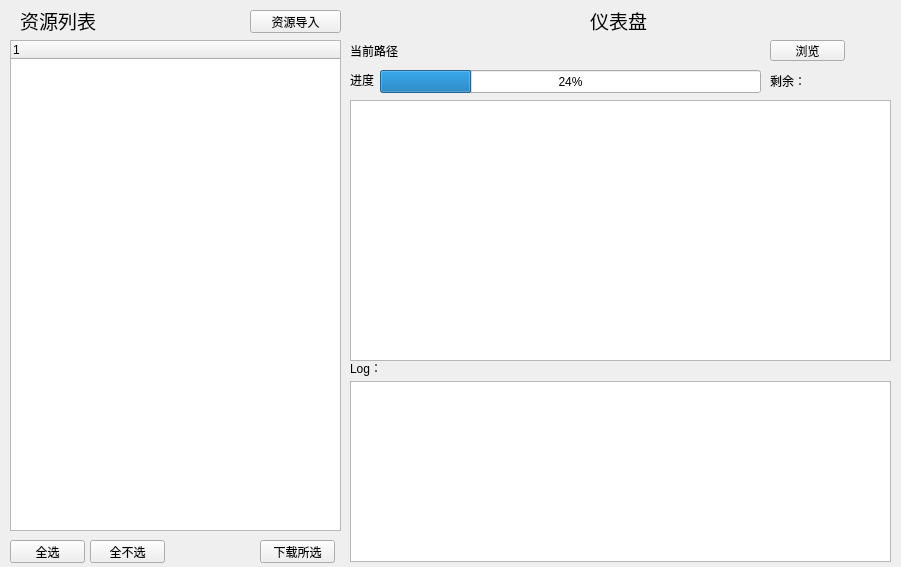
<?xml version="1.0" encoding="UTF-8"?>
<ui version="4.0">
 <class>MainWindow</class>
 <widget class="QMainWindow" name="MainWindow">
  <property name="geometry">
   <rect>
    <x>0</x>
    <y>0</y>
    <width>901</width>
    <height>567</height>
   </rect>
  </property>
  <property name="windowTitle">
   <string>MainWindow</string>
  </property>
  <widget class="QWidget" name="centralwidget">
   <widget class="QTreeWidget" name="treeWidget">
    <property name="geometry">
     <rect>
      <x>10</x>
      <y>40</y>
      <width>331</width>
      <height>491</height>
     </rect>
    </property>
    <column>
     <property name="text">
      <string notr="true">1</string>
     </property>
    </column>
   </widget>
   <widget class="QPushButton" name="pushButton">
    <property name="geometry">
     <rect>
      <x>10</x>
      <y>540</y>
      <width>75</width>
      <height>23</height>
     </rect>
    </property>
    <property name="text">
     <string>全选</string>
    </property>
   </widget>
   <widget class="QPushButton" name="pushButton_2">
    <property name="geometry">
     <rect>
      <x>90</x>
      <y>540</y>
      <width>75</width>
      <height>23</height>
     </rect>
    </property>
    <property name="text">
     <string>全不选</string>
    </property>
   </widget>
   <widget class="QPushButton" name="pushButton_3">
    <property name="geometry">
     <rect>
      <x>260</x>
      <y>540</y>
      <width>75</width>
      <height>23</height>
     </rect>
    </property>
    <property name="text">
     <string>下载所选</string>
    </property>
   </widget>
   <widget class="QLabel" name="label">
    <property name="geometry">
     <rect>
      <x>590</x>
      <y>10</y>
      <width>81</width>
      <height>21</height>
     </rect>
    </property>
    <property name="font">
     <font>
      <family>Consolas</family>
      <pointsize>14</pointsize>
     </font>
    </property>
    <property name="text">
     <string>仪表盘</string>
    </property>
   </widget>
   <widget class="QLabel" name="label_2">
    <property name="geometry">
     <rect>
      <x>20</x>
      <y>10</y>
      <width>81</width>
      <height>21</height>
     </rect>
    </property>
    <property name="font">
     <font>
      <family>Consolas</family>
      <pointsize>14</pointsize>
     </font>
    </property>
    <property name="text">
     <string>资源列表</string>
    </property>
   </widget>
   <widget class="QPushButton" name="pushButton_4">
    <property name="geometry">
     <rect>
      <x>250</x>
      <y>10</y>
      <width>91</width>
      <height>23</height>
     </rect>
    </property>
    <property name="text">
     <string>资源导入</string>
    </property>
   </widget>
   <widget class="QLabel" name="label_5">
    <property name="geometry">
     <rect>
      <x>350</x>
      <y>40</y>
      <width>401</width>
      <height>21</height>
     </rect>
    </property>
    <property name="text">
     <string>当前路径</string>
    </property>
   </widget>
   <widget class="QPushButton" name="pushButton_5">
    <property name="geometry">
     <rect>
      <x>770</x>
      <y>40</y>
      <width>75</width>
      <height>21</height>
     </rect>
    </property>
    <property name="text">
     <string>浏览</string>
    </property>
   </widget>
   <widget class="QLabel" name="label_7">
    <property name="geometry">
     <rect>
      <x>770</x>
      <y>70</y>
      <width>121</width>
      <height>21</height>
     </rect>
    </property>
    <property name="text">
     <string>剩余：</string>
    </property>
   </widget>
   <widget class="QTableWidget" name="display_table">
    <property name="geometry">
     <rect>
      <x>350</x>
      <y>100</y>
      <width>541</width>
      <height>261</height>
     </rect>
    </property>
   </widget>
   <widget class="QTextBrowser" name="textBrowser">
    <property name="geometry">
     <rect>
      <x>350</x>
      <y>381</y>
      <width>541</width>
      <height>181</height>
     </rect>
    </property>
   </widget>
   <widget class="QProgressBar" name="progressBar_2">
    <property name="geometry">
     <rect>
      <x>380</x>
      <y>70</y>
      <width>381</width>
      <height>23</height>
     </rect>
    </property>
    <property name="value">
     <number>24</number>
    </property>
   </widget>
   <widget class="QLabel" name="label_4">
    <property name="geometry">
     <rect>
      <x>350</x>
      <y>70</y>
      <width>54</width>
      <height>20</height>
     </rect>
    </property>
    <property name="text">
     <string>进度</string>
    </property>
   </widget>
   <widget class="QLabel" name="label_3">
    <property name="geometry">
     <rect>
      <x>350</x>
      <y>360</y>
      <width>61</width>
      <height>16</height>
     </rect>
    </property>
    <property name="text">
     <string>Log：</string>
    </property>
   </widget>
  </widget>
 </widget>
 <resources/>
 <connections>
  <connection>
   <sender>pushButton_4</sender>
   <signal>clicked()</signal>
   <receiver>label_5</receiver>
   <slot>clear()</slot>
   <hints>
    <hint type="sourcelabel">
     <x>300</x>
     <y>26</y>
    </hint>
    <hint type="destinationlabel">
     <x>560</x>
     <y>106</y>
    </hint>
   </hints>
  </connection>
 </connections>
</ui>
